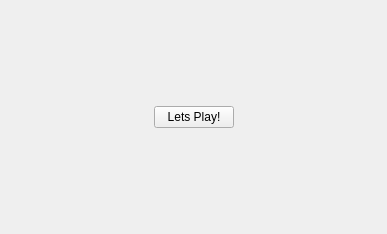
<?xml version="1.0" encoding="UTF-8"?>
<ui version="4.0">
 <class>Widget</class>
 <widget class="QWidget" name="Widget">
  <property name="geometry">
   <rect>
    <x>0</x>
    <y>0</y>
    <width>387</width>
    <height>234</height>
   </rect>
  </property>
  <property name="windowTitle">
   <string>Widget</string>
  </property>
  <layout class="QGridLayout" name="gridLayout_2">
   <item row="0" column="0">
    <layout class="QGridLayout" name="gridLayout">
     <item row="0" column="1">
      <spacer name="verticalSpacer_2">
       <property name="orientation">
        <enum>Qt::Vertical</enum>
       </property>
       <property name="sizeHint" stdset="0">
        <size>
         <width>20</width>
         <height>40</height>
        </size>
       </property>
      </spacer>
     </item>
     <item row="1" column="0">
      <spacer name="horizontalSpacer_2">
       <property name="orientation">
        <enum>Qt::Horizontal</enum>
       </property>
       <property name="sizeHint" stdset="0">
        <size>
         <width>40</width>
         <height>20</height>
        </size>
       </property>
      </spacer>
     </item>
     <item row="1" column="1" rowspan="2">
      <widget class="QPushButton" name="pushButton">
       <property name="text">
        <string>Lets Play!</string>
       </property>
      </widget>
     </item>
     <item row="2" column="2">
      <spacer name="horizontalSpacer">
       <property name="orientation">
        <enum>Qt::Horizontal</enum>
       </property>
       <property name="sizeHint" stdset="0">
        <size>
         <width>40</width>
         <height>20</height>
        </size>
       </property>
      </spacer>
     </item>
     <item row="3" column="1">
      <spacer name="verticalSpacer">
       <property name="orientation">
        <enum>Qt::Vertical</enum>
       </property>
       <property name="sizeHint" stdset="0">
        <size>
         <width>20</width>
         <height>40</height>
        </size>
       </property>
      </spacer>
     </item>
    </layout>
   </item>
  </layout>
 </widget>
 <resources/>
 <connections/>
</ui>
